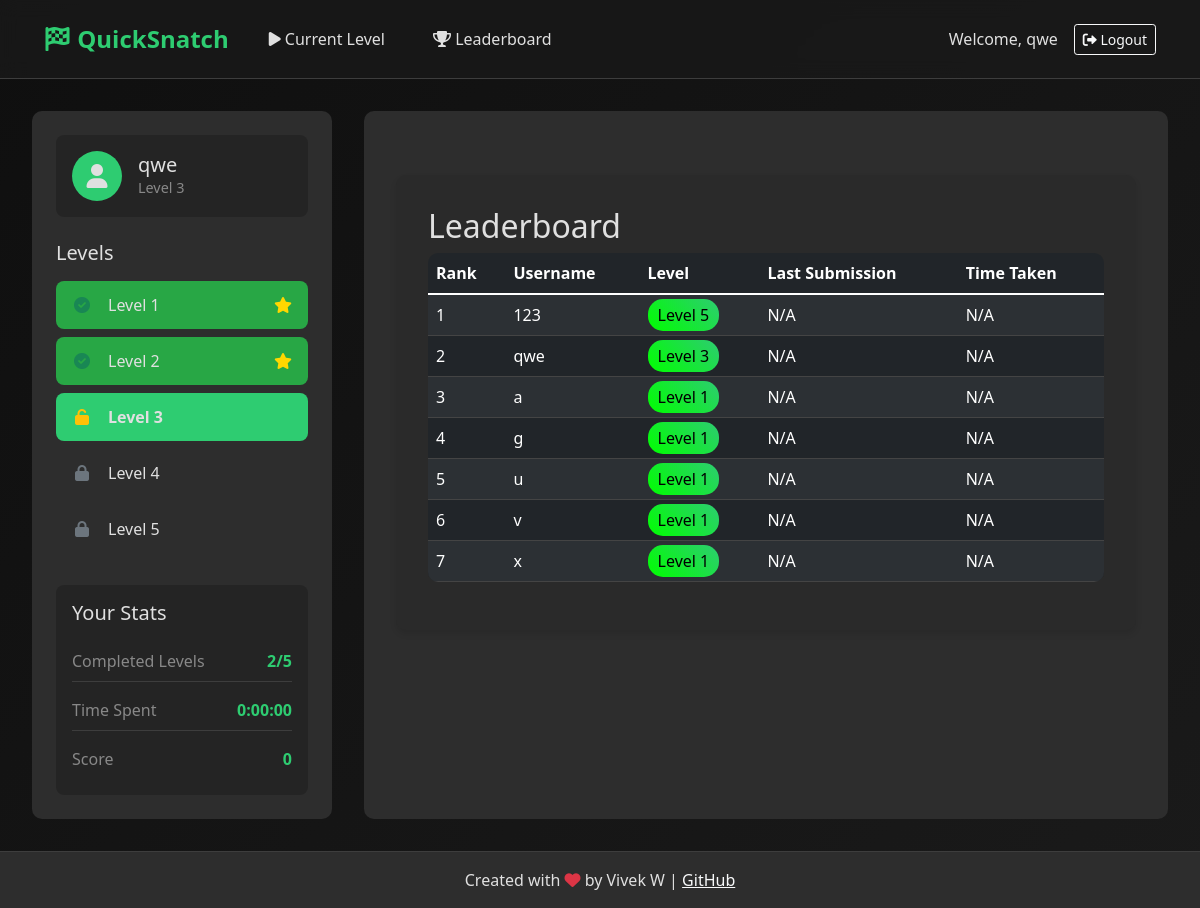
The page /leaderboard (signed in) on the database its author committed.
### app.py (models this page shows, shortened)
class User(UserMixin, db.Model):
    id = db.Column(db.Integer, primary_key=True)
    username = db.Column(db.String(80), unique=True, nullable=False)
    password = db.Column(db.String(120), nullable=False)
    current_level = db.Column(db.Integer, default=1)
    start_time = db.Column(db.DateTime, nullable=True)
    last_submission = db.Column(db.DateTime, nullable=True)
    level_times = db.relationship('LevelTime', backref='user', lazy=True)

### app.py (the view)
@app.route('/leaderboard')
@login_required
def leaderboard():
    users = User.query.order_by(User.current_level.desc(), User.username).all()
    return render_template('leaderboard.html', users=users)

### app.py (called while the page is built)
@login_manager.user_loader
def load_user(user_id):
    return User.query.get(int(user_id))

### templates/leaderboard.html
{% extends "base.html" %}
{% block content %}
<div class="challenge-card">
    <h2>Leaderboard</h2>
    <div class="table-responsive">
        <table class="table table-dark table-striped leaderboard-table">
            <thead>
                <tr>
                    <th>Rank</th>
                    <th>Username</th>
                    <th>Level</th>
                    <th>Last Submission</th>
                    <th>Time Taken</th>
                </tr>
            </thead>
            <tbody>
                {% for user in users %}
                <tr>
                    <td>{{ loop.index }}</td>
                    <td>{{ user.username }}</td>
                    <td>
                        <span class="badge-level">Level {{ user.current_level }}</span>
                    </td>
                    <td>{{ user.last_submission.strftime('%Y-%m-%d %H:%M:%S') if user.last_submission else 'N/A' }}</td>
                    <td>
                        {% if user.start_time and user.last_submission %}
                            {{ (user.last_submission - user.start_time).total_seconds()|int // 60 }} minutes
                        {% else %}
                            N/A
                        {% endif %}
                    </td>
                </tr>
                {% endfor %}
            </tbody>
        </table>
    </div>
</div>
{% endblock %}

### templates/base.html (shortened to what this page needs)
<!DOCTYPE html>
<html lang="en">
<head>
    <link href="https://cdn.jsdelivr.net/npm/bootstrap@5.1.3/dist/css/bootstrap.min.css" rel="stylesheet">
    <link href="https://cdnjs.cloudflare.com/ajax/libs/font-awesome/6.0.0/css/all.min.css" rel="stylesheet">
    <link href="{{ url_for('static', filename='css/style.css') }}" rel="stylesheet">
</head>
<body>
    <nav class="navbar navbar-expand-lg">
        <div class="container-fluid">
            <a class="navbar-brand" href="{{ url_for('index') }}"><i class="fas fa-flag-checkered"></i> QuickSnatch</a>
            <div class="collapse navbar-collapse" id="navbarNav">
                <ul class="navbar-nav me-auto">
                    {% if current_user.is_authenticated %}
                    <li class="nav-item">
                        <a class="nav-link" href="{{ url_for('level', level_number=current_user.current_level) }}"><i class="fas fa-play"></i> Current Level</a>
                    </li>
                    <li class="nav-item">
                        <a class="nav-link" href="{{ url_for('leaderboard') }}"><i class="fas fa-trophy"></i> Leaderboard</a>
                    </li>
                    {% endif %}
                </ul>
                <div class="d-flex align-items-center">
                    {% if current_user.is_authenticated %}
                        <span class="me-3">Welcome, {{ current_user.username }}</span>
                        <a href="{{ url_for('logout') }}" class="btn btn-outline-light btn-sm"><i class="fas fa-sign-out-alt"></i> Logout</a>
                    {% else %}
                        <a href="{{ url_for('login') }}" class="btn btn-outline-light btn-sm me-2"><i class="fas fa-sign-in-alt"></i> Login</a>
                        <a href="{{ url_for('register') }}" class="btn btn-primary btn-sm"><i class="fas fa-user-plus"></i> Register</a>
                    {% endif %}
                </div>
            </div>
        </div>
    </nav>
    <div class="main-container">
        {% if current_user.is_authenticated %}
        <div class="sidebar">
            <div class="user-profile">
                <div class="user-avatar">
                    <i class="fas fa-user"></i>
                </div>
                <div class="user-info">
                    <h5>{{ current_user.username }}</h5>
                    <p>Level {{ current_user.current_level }}</p>
                </div>
            </div>
            <h5 class="mb-3">Levels</h5>
            <ul class="level-nav">
                {% for i in range(1, 6) %}
                <li class="level-nav-item">
                    <a href="{{ url_for('level', level_number=i) }}"
                       class="level-nav-link {% if current_user.current_level == i %}active{% endif %} {% if i < current_user.current_level %}completed{% endif %}">
                        <span class="level-icon">
                            {% if i <= current_user.current_level %}
                                {% if i < current_user.current_level %}
                                    <i class="fas fa-check-circle text-success"></i>
                                {% else %}
                                    <i class="fas fa-unlock text-warning"></i>
                                {% endif %}
                            {% else %}
                                <i class="fas fa-lock text-muted"></i>
                            {% endif %}
                        </span>
                        Level {{ i }}
                        {% if i < current_user.current_level %}
                            <span class="completed-badge"><i class="fas fa-star"></i></span>
                        {% endif %}
                    </a>
                </li>
                {% endfor %}
            </ul>
            <div class="stats-section">
                <h5 class="mb-3">Your Stats</h5>
                <div class="stats-item">
                    <span class="stats-label">Completed Levels</span>
                    <span class="stats-value">{{ current_user.current_level - 1 }}/5</span>
                </div>
                <div class="stats-item">
                    <span class="stats-label">Time Spent</span>
                    <span class="stats-value">{{ session.get('time_spent', '0:00:00') }}</span>
                </div>
                <div class="stats-item">
                    <span class="stats-label">Score</span>
                    <span class="stats-value">{{ session.get('score', 0) }}</span>
                </div>
            </div>
        </div>
        {% endif %}
        <div class="main-content {% if not current_user.is_authenticated %}full-width{% endif %}">
            {% block content %}{% endblock %}
        </div>
    </div>
    <footer class="footer">
        <div class="container">
            <p class="mb-0">
                Created with <i class="fas fa-heart text-danger"></i> by Vivek W |
                <a href="https://github.com/NST-SDC" class="text-light" target="_blank">GitHub</a>
            </p>
        </div>
    </footer>
</body>
</html>

### static/css/style.css (style rules this page uses)
:root { --primary-color: #00ff00; --bg-dark: #1a1a1a; --bg-darker: #0f0f0f; --accent-color: #00cc00; --text-color: #ffffff; --card-bg: #2a2a2a; }
body { background: linear-gradient(135deg, var(--bg-darker) 0%, var(--bg-dark) 100%); color: var(--text-color); transition: background-color 0.3s ease; }
.challenge-card { background: var(--card-bg); border-radius: 10px; padding: 2rem; margin: 2rem auto; max-width: 900px; box-shadow: 0 4px 6px rgba(0, 0, 0, 0.1); }
.btn { transition: all 0.3s ease; position: relative; overflow: hidden; }
.navbar { backdrop-filter: blur(10px); background: rgba(26, 26, 26, 0.8) !important; }
.nav-link { position: relative; transition: color 0.3s ease; }
.nav-link::after { content: ''; position: absolute; width: 0; height: 2px; bottom: 0; left: 0; background-color: var(--primary-color); transition: width 0.3s ease; }
.leaderboard-table { background: var(--card-bg); border-radius: 10px; overflow: hidden; color: #fff; }
.leaderboard-table th, .leaderboard-table td { border-color: #444; }
.leaderboard-table tr { transition: background-color 0.3s ease; }
.badge-level { background: linear-gradient(45deg, var(--primary-color), var(--accent-color)); animation: pulse 2s infinite; color: #000; padding: 5px 10px; border-radius: 15px; }

### templates/base.html (style rules this page uses)
:root { --primary-dark: #1a1a1a; --secondary-dark: #2d2d2d; --accent-color: #2ecc71; --text-color: #e0e0e0; --border-color: #3d3d3d; --success-color: #28a745; --success-hover-color: #218838; --gold-color: #ffd700; }
body { background-color: var(--primary-dark); color: var(--text-color); min-height: 100vh; display: flex; flex-direction: column; font-family: 'Segoe UI', system-ui, -apple-system, sans-serif; }
.navbar { background-color: var(--secondary-dark); border-bottom: 1px solid var(--border-color); padding: 1rem 2rem; }
.navbar-brand { color: var(--accent-color) !important; font-size: 1.5rem; font-weight: bold; }
.nav-link { color: var(--text-color) !important; margin: 0 1rem; transition: color 0.3s ease; }
.main-container { flex: 1; display: flex; padding: 1rem; gap: 1rem; max-width: 1800px; margin: 0 auto; width: 100%; flex-direction: column; }
@media (min-width: 992px) { .main-container { flex-direction: row; padding: 2rem; gap: 2rem; } }
.sidebar { width: 100%; background-color: var(--secondary-dark); border-radius: 10px; padding: 1.5rem; height: fit-content; }
@media (min-width: 992px) { .sidebar { width: 300px; } }
.main-content { flex: 1; background-color: var(--secondary-dark); border-radius: 10px; padding: 1.5rem; max-width: 100%; }
@media (min-width: 992px) { .main-content { padding: 2rem; max-width: calc(100% - 300px); } }
.footer { background-color: var(--secondary-dark); border-top: 1px solid var(--border-color); padding: 1rem; text-align: center; }
.user-profile { display: flex; align-items: center; gap: 1rem; padding: 1rem; background: rgba(0, 0, 0, 0.2); border-radius: 8px; margin-bottom: 1.5rem; }
.user-avatar { width: 50px; height: 50px; border-radius: 50%; background: var(--accent-color); display: flex; align-items: center; justify-content: center; font-size: 1.5rem; }
.user-info h5 { margin: 0; color: var(--text-color); }
.user-info p { margin: 0; font-size: 0.9rem; color: #888; }
.level-nav { list-style: none; padding: 0; margin: 0; }
.level-nav-item { margin-bottom: 0.5rem; }
.level-nav-link { display: flex; align-items: center; padding: 0.75rem 1rem; color: var(--text-color); text-decoration: none; border-radius: 8px; transition: all 0.3s ease; background: var(--darker-bg); margin-bottom: 0.5rem; }
.level-nav-link.active { background: var(--accent-color); color: var(--dark-bg); font-weight: bold; }
.level-nav-link.completed { background: var(--success-color); color: var(--dark-bg); }
.level-icon { margin-right: 1rem; width: 20px; text-align: center; }
.completed-badge { margin-left: auto; color: var(--gold-color); }
.stats-section { margin-top: 2rem; padding: 1rem; background: rgba(0, 0, 0, 0.2); border-radius: 8px; }
.stats-item { display: flex; justify-content: space-between; align-items: center; margin-bottom: 0.5rem; padding: 0.5rem 0; border-bottom: 1px solid var(--border-color); }
.stats-item:last-child { border-bottom: none; margin-bottom: 0; }
.stats-label { color: #888; }
.stats-value { color: var(--accent-color); font-weight: bold; }

### rows shown on the page
User: username "qwe", current_level "3", current_user.current_level-1 "2", last_submission "N/A"
User: username "123", current_level "5", last_submission "N/A"
User: username "a", current_level "1", last_submission "N/A"
User: username "g", current_level "1", last_submission "N/A"
User: username "u", current_level "1", last_submission "N/A"
User: username "v", current_level "1", last_submission "N/A"
User: username "x", current_level "1", last_submission "N/A"

### other values the page prints
{{ i }} "1" "2" "3" "4" "5"
{{ session.get('time_spent', '0:00:00') }} "0:00:00"
{{ session.get('score', 0) }} "0"
